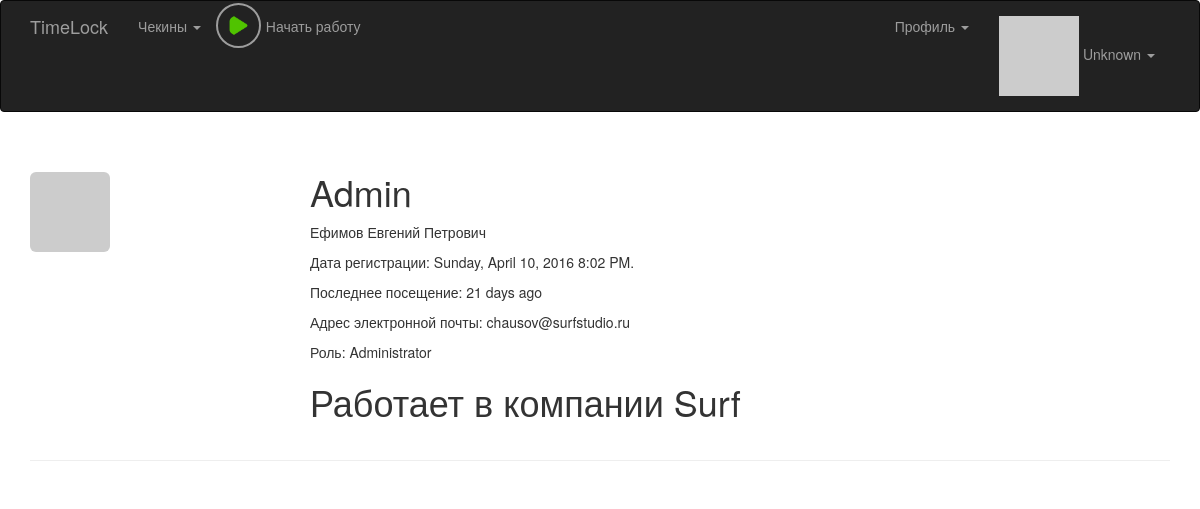
/user/1 (signed in), run on an earlier commit of the app's database.
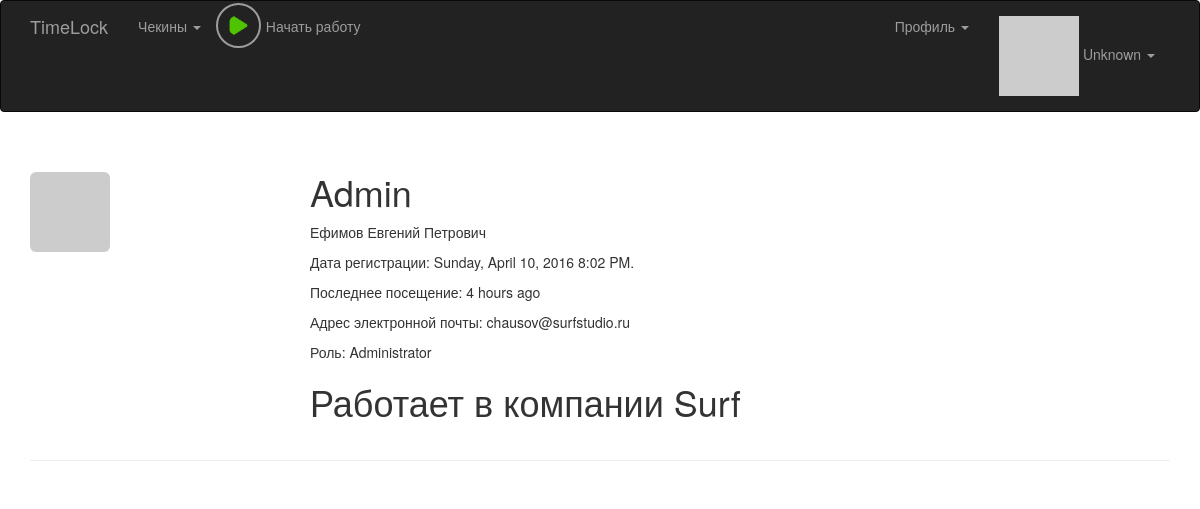
And on a later commit of the database.
### app/model.py (models this page shows, shortened)
class User(UserMixin, db.Model):
    __tablename__ = 'users'
    id = db.Column(db.Integer, primary_key = True)
    email = db.Column(db.String(64), unique = True, index = True)
    username = db.Column(db.String(64), unique = True, index = True)
    password_hash = db.Column(db.String(128))
    confirmed = db.Column(db.Boolean, default = False)
    nfc_label = db.Column(db.String(64), unique = True, index = True)
    first_name = db.Column(db.String(64))
    middle_name = db.Column(db.String(64))
    last_name = db.Column(db.String(64))
    member_since = db.Column(db.DateTime(), default = datetime.utcnow)
    last_seen = db.Column(db.DateTime(), default = datetime.utcnow)
    avatar_hash = db.Column(db.String(32))
    rate = db.Column(db.Integer, default = 40)
    role_id = db.Column(db.Integer, db.ForeignKey('roles.id'))
    company_id = db.Column(db.Integer, db.ForeignKey('companies.id'))
    checkins = db.relationship('Checkin', backref = 'user', lazy = 'dynamic')
    timeCaches = db.relationship('TimeCache', backref = 'user', lazy = 'dynamic')
    posts = db.relationship('Post', backref = 'author', lazy = 'dynamic')
    notes = db.relationship('Note', backref = 'author', lazy = 'dynamic')
    @property
    def password(self):
        raise AttributeError('password is not a readable attribute')
    def can(self, permissions):
        return self.role is not None and (self.role.permissions & permissions) == permissions
    def is_administrator(self):
        return self.can(Permission.ADMINISTER)
    def is_moderator(self):
        return self.can(Permission.MODERATOR)
    def ping(self):
        self.last_seen = datetime.utcnow()
        db.session.add(self)
    def gravatar(self, size = 100, default = 'retro', rating ='g'):
        if request.is_secure:
            url = 'https://secure.gravatar.com/avatar'
        else:
            url = 'http://www.gravatar.com/avatar'
        hash = self.avatar_hash or hashlib.md5(self.email.encode('utf-8')).hexdigest()
        return '{url}/{hash}?s={size}&d={default}&r={rating}'.format(url = url, hash = hash, size = size, default = default, rating = rating)
    def equal_company(self, user):
        return self.company == user.company

### app/main/views.py (the view)
@main.route('/user/<int:user_id>')
@login_required
def user(user_id):
    user = User.query.filter_by(id = user_id).first_or_404()
    if current_user.is_moderator():
	    page = request.args.get('page', 1, type = int)
	    graphs_and_time = Checkin.get_checkins_page(page, user_id)
	    graphs = graphs_and_time[0]
	    keys = graphs.keys()
	    keys.sort()
	    default_date_strings = create_default_strings(keys)
	    needed_monday = keys[0]
	    needed_sunday = needed_monday + timedelta(days = 6)
	    prev_monday = needed_monday - timedelta(days = 7)
	    prev_sunday = needed_sunday - timedelta(days = 7)
	    next_monday = needed_monday + timedelta(days = 7)
	    next_sunday = needed_sunday + timedelta(days = 7)
	    need_week_title = needed_monday.strftime('%d.%m') + " - " + needed_sunday.strftime('%d.%m')
	    prev_week_title = prev_monday.strftime('%d.%m') + " - " + prev_sunday.strftime('%d.%m')
	    next_week_title = next_monday.strftime('%d.%m') + " - " + next_sunday.strftime('%d.%m')
	    delta = user.rate * 60 - graphs_and_time[2]
	    bad_work = delta > 0
	    if not bad_work:
	        delta *= -1
	    delta_hours = delta // 60
	    delta_minutes = delta % 60
	    if delta_minutes < 10:
	        delta_minutes = "0{}".format(delta_minutes)
	    delta_string = "{}:{}".format(delta_hours, delta_minutes)
	    pagination_url = "/user/{}?page=".format(user.id)
	    print("pagination_url = ", pagination_url)
	    return render_template('user.html', user = user, graphs = graphs, keys = keys, page = page,
	    	need_title = need_week_title, prev_title = prev_week_title, next_title = next_week_title,
	        default_date_strings = default_date_strings, week_total = graphs_and_time[1],
	        delta = delta_string, negative_delta = bad_work, pagination_url = pagination_url)
    return render_template('user.html', user = user)

### app/auth/views.py (called while the page is built)
@auth.before_app_request
def before_request():
    if current_user.is_authenticated:
        current_user.ping()

### app/checkin/__init__.py (called while the page is built)
@checkin.app_context_processor
def inject_permissions():
    return dict(Permission = Permission)

### app/main/__init__.py (called while the page is built)
@main.app_context_processor
def inject_permissions():
    return dict(Permission = Permission)

### app/model.py (called while the page is built)
@login_manager.user_loader
def load_user(user_id):
    return User.query.get(int(user_id))

### app/timelock_utils.py (called while the page is built)
def render_template(tmpl_name, **kwargs):
	checkin = get_last_checkin_in_current_day()
	current_work_time = None
	if checkin is not None:
		hours = checkin.time.hour
		minutes = checkin.time.minute
		current_work_time = hours * 60 + minutes
	return flask.render_template(tmpl_name, current_work_time = current_work_time, **kwargs)

def get_last_checkin_in_current_day():
	today = datetime.now().date()
	tomorrow = today + timedelta(days = 1)
	if not current_user.is_authenticated:
		return None
	query = Checkin.query.filter_by(user_id = current_user.id).filter(Checkin.time.between(today, tomorrow)).order_by(desc(Checkin.time))
	checkin = query.first()
	if query.count() % 2 == 1:
		return checkin
	else:
		return None

### app/templates/user.html (shortened to what this page needs)
{% extends "base.html" %}
{% block page_content %}
<div class="page-header">
	<img class="img-rounded profile-thumbnail" src="{{ user.gravatar(size=256) }}">
    <div class="profile-header">
    	{% if user.username %}
    		<h1>{{ user.username }}</h1>
    	{% endif %}
		{% if (user.first_name or user.last_name) and (current_user.equal_company(user) or current_user.is_administrator())%}
		<p>
			{% if user.last_name %}{{ user.last_name }}{% endif %}
			{% if user.first_name %}{{ user.first_name }}{% endif %}
			{% if user.middle_name %}{{ user.middle_name }}{% endif %}
		</p>
		{% endif %}
		<p>
			Дата регистрации: {{ moment(user.member_since).format('LLLL') }}.
		</p>
		<p>
			Последнее посещение: {{ moment(user.last_seen).fromNow() }}
		</p>
		<p>Адрес электронной почты: {{ user.email }}</p>
		<p>Роль: {{ user.role.name }}</p>
		{% if user.company %}
    		<h1>Работает в компании {{ user.company.company_name }}</h1>
    	{% endif %}
		<br>
	</div>
</div>
{% endblock %}

What changed in the data, as far as the page shows it:
changed User "Admin": last_seen "21 days ago" → "4 hours ago"
